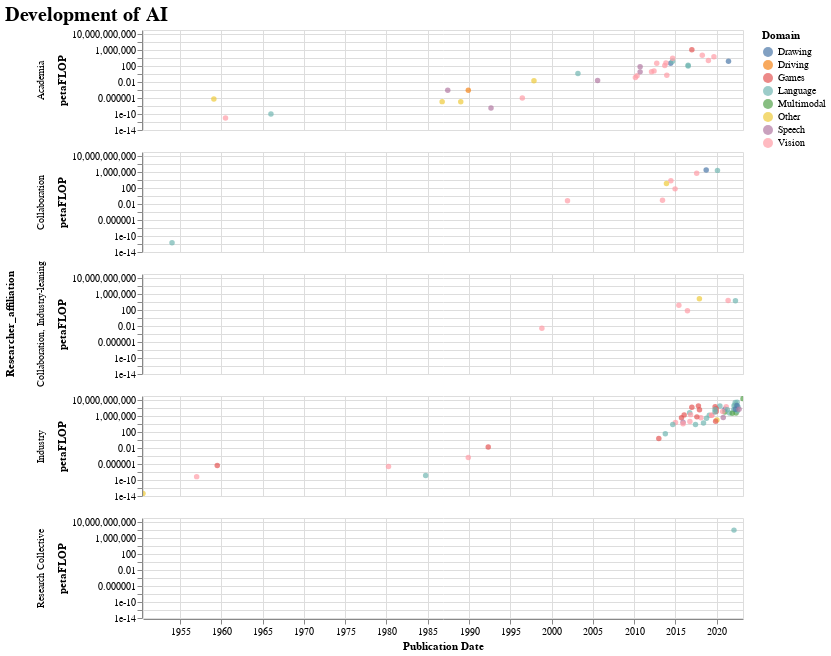

This figure's notebook cell:
### Code cell
# facet chart by researcher affiliation
faceted = (
    alt.Chart(merged)
    .mark_circle()
    .encode(
        alt.X("Day:T", title="Publication Date"),
        alt.Y("Training_computation_petaflop:Q", scale=alt.Scale(type="log"), title="petaFLOP"),
        row='Researcher_affiliation:N',
        color=alt.Color("Domain:N"),
        tooltip=["Entity", "year", "Researcher_affiliation"]
    ).interactive().properties(title="Development of AI",width=600,height=100) #for faceted
).configure_title(fontSize=20, anchor="start")
faceted

### Figure 1 — Vega-Lite specification as saved in the notebook (floating-point values rounded to 4 significant figures; data arrays with more than 128 entries replaced by an {"elided": "..."} marker saying what was removed)
{"config": {"view": {"continuousWidth": 300, "continuousHeight": 300}, "title": {"anchor": "start", "fontSize": 20}}, "data": {"name": "data-564ebf14d4d3f070517fdbcf4fc88e33"}, "mark": {"type": "circle"}, "encoding": {"color": {"field": "Domain", "type": "nominal"}, "row": {"field": "Researcher_affiliation", "type": "nominal"}, "tooltip": [{"field": "Entity", "type": "nominal"}, {"field": "year", "type": "quantitative"}, {"field": "Researcher_affiliation", "type": "nominal"}], "x": {"field": "Day", "title": "Publication Date", "type": "temporal"}, "y": {"field": "Training_computation_petaflop", "scale": {"type": "log"}, "title": "petaFLOP", "type": "quantitative"}}, "height": 100, "params": [{"name": "param_55", "select": {"type": "interval", "encodings": ["x", "y"]}, "bind": "scales"}], "title": "Development of AI", "width": 600, "$schema": "https://vega.github.io/schema/vega-lite/v5.8.0.json", "datasets": {"data-564ebf14d4d3f070517fdbcf4fc88e33": {"elided": "253 records"}}}
